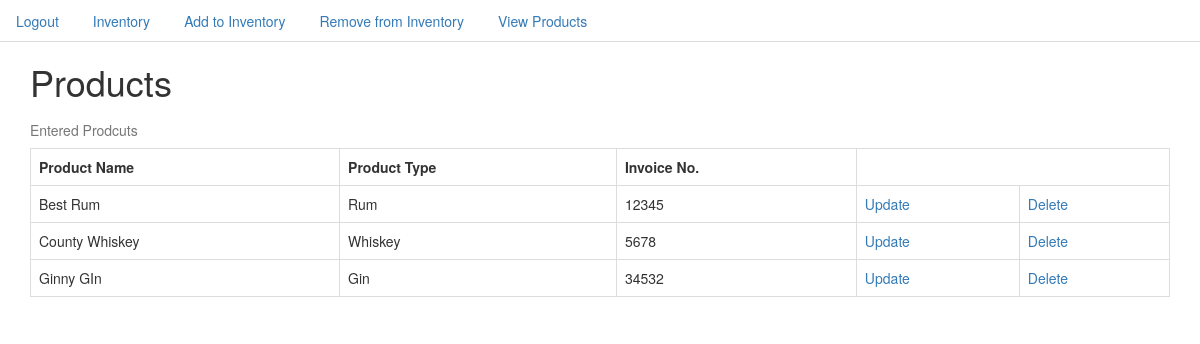
Before: /product/ (signed in) with the older database file.
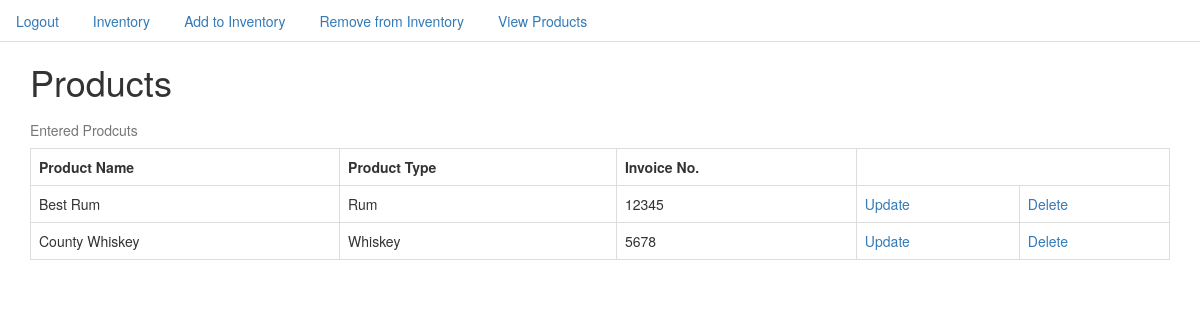
After: the same page with the newer database file.
### inventory/models.py (models this page shows, shortened)
class Product(models.Model):
    product_name = models.CharField(max_length=50)
    product_type = models.CharField(max_length=50)
    invoice_number = models.IntegerField()

### inventory/views.py (the view)
# urls.py: url(r'^product/$', ProductListView.as_view(), name="product_list_view"),
class ProductListView(LoginRequiredMixin, ListView):
    model = Product

### templates/inventory/product_list.html
{% extends 'base.html' %}
{% block content %}
<div class="container">
  <h1>Products</h1>
<table  class="table table-bordered" >
    <caption>Entered Prodcuts</caption>
  <tr>
    <th>Product Name</th>
    <th>Product Type</th>
    <th>Invoice No.</th>
  </tr>
  {% for item in object_list %}
  <tr>
    <td>{{item.product_name}}</td>
    <td>{{item.product_type}}</td>
    <td>{{item.invoice_number}}</td>
    <td><a href="{% url 'product_update_view' item.id %}">Update</a></td>
    <td><a href="{% url 'product_delete_view' item.id %}">Delete</a></td>
  </tr>
{% endfor %}
{% endblock %}

Changed rows visible on the page:
removed Product: product_name "Ginny GIn", product_type "Gin", invoice_number "34532"
